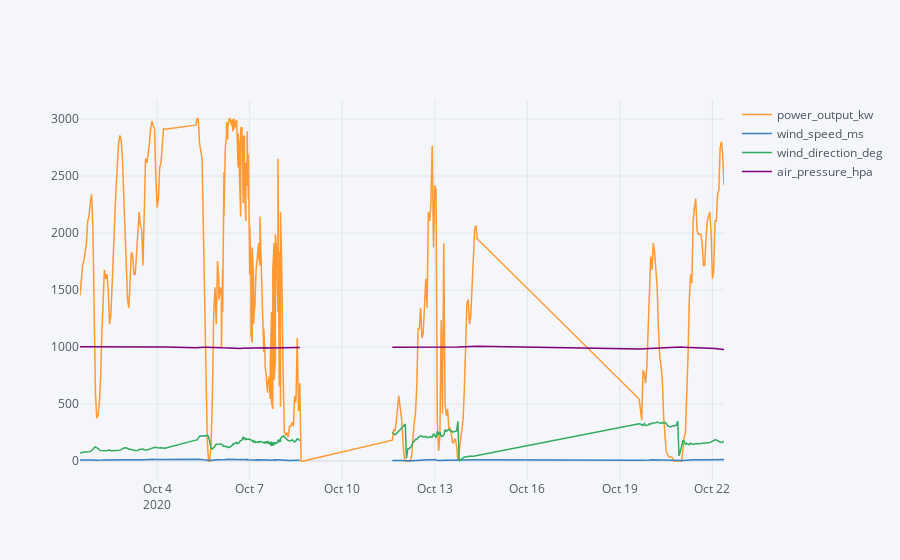

The notebook cell this image was saved under:
### Code cell
#Plot the whole dataset
X.iplot(width = 1.5)

### Figure 1 — Plotly figure (JSON) as saved in the notebook; plotly's stock layout.template omitted (floating-point values rounded to 4 significant figures; data arrays with more than 128 entries replaced by an {"elided": "..."} marker saying what was removed)
{"data": [{"line": {"color": "rgba(255, 153, 51, 1.0)", "dash": "solid", "shape": "linear", "width": 1.5}, "mode": "lines", "name": "power_output_kw", "text": "", "type": "scatter", "x": {"elided": "330 str values"}, "y": {"elided": "330 float values"}}, {"line": {"color": "rgba(55, 128, 191, 1.0)", "dash": "solid", "shape": "linear", "width": 1.5}, "mode": "lines", "name": "wind_speed_ms", "text": "", "type": "scatter", "x": {"elided": "330 str values"}, "y": {"elided": "330 mixed values"}}, {"line": {"color": "rgba(50, 171, 96, 1.0)", "dash": "solid", "shape": "linear", "width": 1.5}, "mode": "lines", "name": "wind_direction_deg", "text": "", "type": "scatter", "x": {"elided": "330 str values"}, "y": {"elided": "330 mixed values"}}, {"line": {"color": "rgba(128, 0, 128, 1.0)", "dash": "solid", "shape": "linear", "width": 1.5}, "mode": "lines", "name": "air_pressure_hpa", "text": "", "type": "scatter", "x": {"elided": "330 str values"}, "y": {"elided": "330 mixed values"}}], "layout": {"legend": {"bgcolor": "#F5F6F9", "font": {"color": "#4D5663"}}, "paper_bgcolor": "#F5F6F9", "plot_bgcolor": "#F5F6F9", "title": {"font": {"color": "#4D5663"}}, "xaxis": {"gridcolor": "#E1E5ED", "showgrid": true, "tickfont": {"color": "#4D5663"}, "title": {"font": {"color": "#4D5663"}, "text": ""}, "zerolinecolor": "#E1E5ED"}, "yaxis": {"gridcolor": "#E1E5ED", "showgrid": true, "tickfont": {"color": "#4D5663"}, "title": {"font": {"color": "#4D5663"}, "text": ""}, "zerolinecolor": "#E1E5ED"}}}
